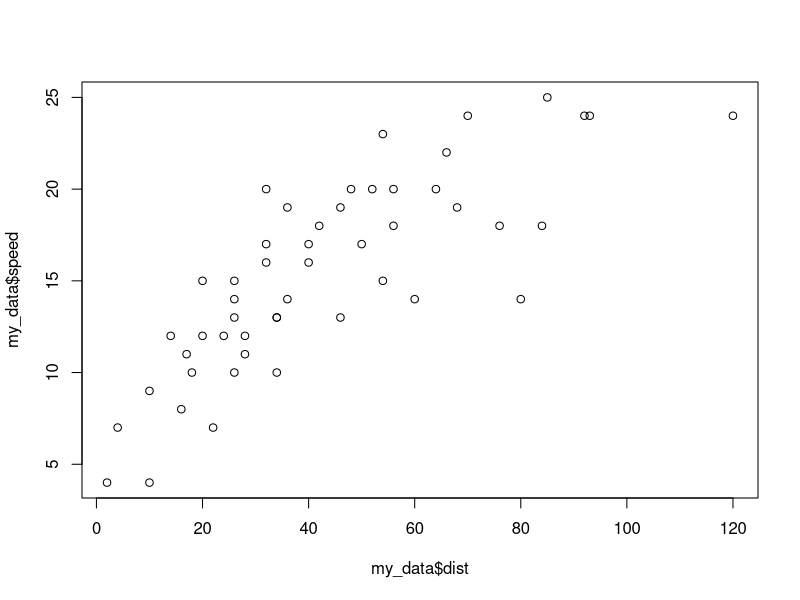

Generate this figure with R:
## ---- chunk 1
# This is the start of my code
answer <- 2+4
answer
my_data <- cars
my_data
## ---- chunk 2
plot(my_data$speed ~ my_data$dist)
